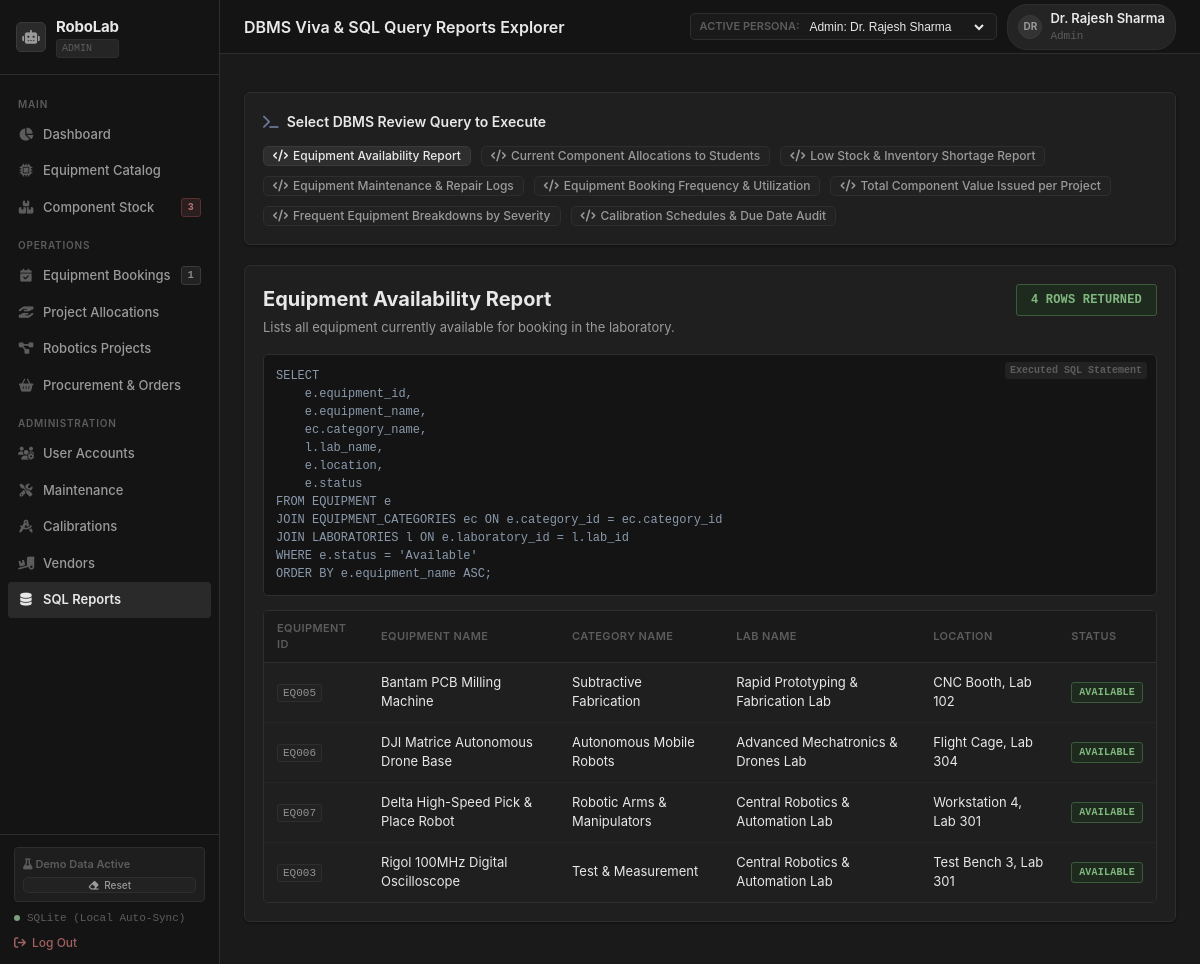
Page /reports on the committed database.
### tables this page shows
CREATE TABLE ROLES (
    role_id INTEGER PRIMARY KEY AUTOINCREMENT,
    role_name TEXT NOT NULL UNIQUE,
    description TEXT,
    created_at DATETIME DEFAULT CURRENT_TIMESTAMP
);

CREATE TABLE USERS (
    user_id INTEGER PRIMARY KEY AUTOINCREMENT,
    role_id INTEGER NOT NULL,
    full_name TEXT NOT NULL,
    email TEXT NOT NULL UNIQUE,
    password_hash TEXT DEFAULT 'pbkdf2:sha256:default_hash',
    roll_number TEXT UNIQUE,
    phone TEXT,
    department TEXT DEFAULT 'Robotics & Automation',
    created_at DATETIME DEFAULT CURRENT_TIMESTAMP,
    FOREIGN KEY (role_id) REFERENCES ROLES(role_id)
);

CREATE TABLE EQUIPMENT (
    equipment_id TEXT PRIMARY KEY,
    equipment_name TEXT NOT NULL,
    category_id INTEGER NOT NULL,
    laboratory_id INTEGER NOT NULL,
    serial_number TEXT UNIQUE,
    purchase_date TEXT NOT NULL,
    warranty_end TEXT,
    status TEXT CHECK(status IN ('Available', 'In Use', 'Maintenance', 'Decommissioned')) DEFAULT 'Available',
    location TEXT NOT NULL,
    description TEXT,
    created_at DATETIME DEFAULT CURRENT_TIMESTAMP,
    FOREIGN KEY (category_id) REFERENCES EQUIPMENT_CATEGORIES(category_id),
    FOREIGN KEY (laboratory_id) REFERENCES LABORATORIES(lab_id)
);

CREATE TABLE EQUIPMENT_CATEGORIES (
    category_id INTEGER PRIMARY KEY AUTOINCREMENT,
    category_name TEXT NOT NULL UNIQUE,
    description TEXT
);

CREATE TABLE LABORATORIES (
    lab_id INTEGER PRIMARY KEY AUTOINCREMENT,
    lab_name TEXT NOT NULL UNIQUE,
    location_code TEXT NOT NULL,
    incharge_id INTEGER,
    contact_number TEXT,
    FOREIGN KEY (incharge_id) REFERENCES USERS(user_id)
);

### app.py (the view)
@app.route('/reports')
@login_required
def reports_view():
    selected_key = request.args.get('report', 'available_equipment')
    if selected_key not in REPORT_QUERIES:
        selected_key = 'available_equipment'
    report_info = REPORT_QUERIES[selected_key]
    results = query_db(report_info['sql'])
    columns = list(results[0].keys()) if results else []
    return render_template('reports.html',
                           reports_catalog=REPORT_QUERIES,
                           selected_key=selected_key,
                           report_info=report_info,
                           columns=columns,
                           results=results)

### templates/reports.html (shortened to what this page needs)
{% extends "layout.html" %}
{% block page_title %}DBMS Viva &amp; SQL Query Reports Explorer{% endblock %}
{% block content %}
<div class="card-section">
    <div class="section-header">
        <div class="section-title">
            <i class="fa-solid fa-terminal" style="color: var(--accent-cyan);"></i>
            <span>Select DBMS Review Query to Execute</span>
        </div>
    </div>
    <div style="display: flex; gap: 10px; flex-wrap: wrap;">
        {% for key, r in reports_catalog.items() %}
        <a href="{{ url_for('reports_view', report=key) }}" class="btn {% if selected_key == key %}btn-primary{% else %}btn-secondary{% endif %} btn-sm">
            <i class="fa-solid fa-code"></i>
            <span>{{ r.title }}</span>
        </a>
        {% endfor %}
    </div>
</div>
<div class="card-section">
    <div style="display: flex; justify-content: space-between; align-items: flex-start; margin-bottom: 16px;">
        <div>
            <h2 style="font-family: var(--font-heading); font-size: 20px; font-weight: 700; color: var(--text-primary); margin-bottom: 4px;">
                {{ report_info.title }}
            </h2>
            <p style="color: var(--text-secondary); font-size: 13px;">
                {{ report_info.desc }}
            </p>
        </div>
        <span class="badge badge-available" style="padding: 6px 14px; font-size: 12px;">
            {{ results|length }} Rows Returned
        </span>
    </div>
    <div class="sql-box">
        <span class="sql-badge">Executed SQL Statement</span>
        <pre><code>{{ report_info.sql.strip() }}</code></pre>
    </div>
    <div class="table-container">
        <table class="table-modern">
            <thead>
                <tr>
                    {% for col in columns %}
                    <th>{{ col.replace('_', ' ').title() }}</th>
                    {% endfor %}
                </tr>
            </thead>
            <tbody>
                {% for row in results %}
                <tr>
                    {% for col in columns %}
                    <td>
                        {% if 'status' in col.lower() %}
                            <span class="badge badge-{{ (row[col]|string).lower().replace(' ', '-').replace('_', '-') }}">{{ row[col] }}</span>
                        {% elif 'id' in col.lower() %}
                            <span class="code-pill">{{ row[col] }}</span>
                        {% elif 'cost' in col.lower() or 'value' in col.lower() %}
                            <span style="font-family: var(--font-mono); font-weight: 600;">₹{{ "%.2f"|format(row[col]|float) if row[col] is not none else '0.00' }}</span>
                        {% else %}
                            {{ row[col] if row[col] is not none else '&mdash;' }}
                        {% endif %}
                    </td>
                    {% endfor %}
                </tr>
                {% else %}
                <tr>
                    <td colspan="{{ columns|length or 1 }}" style="text-align: center; color: var(--text-muted); padding: 30px;">
                        No records returned for this query.
                    </td>
                </tr>
                {% endfor %}
            </tbody>
        </table>
    </div>
</div>
{% endblock %}

### templates/layout.html (shortened to what this page needs)
<!DOCTYPE html>
<html lang="en">
<head>
    <link rel="stylesheet" href="{{ url_for('static', filename='css/fontawesome.min.css') }}">
    <link rel="stylesheet" href="{{ url_for('static', filename='css/style.css') }}">
</head>
<body>
    <div class="app-container">
        <aside class="sidebar">
            <div class="brand-section">
                <div class="brand-icon">
                    <i class="fa-solid fa-robot"></i>
                </div>
                <div>
                    <div class="brand-title">RoboLab</div>
                    <div class="brand-badge">{{ current_user.role_name if current_user else 'PORTAL' }}</div>
                </div>
            </div>
            <ul class="nav-menu">
                <li class="nav-section-title">Main</li>
                <li class="nav-item">
                    <a href="{{ url_for('dashboard') }}" class="nav-link {% if request.endpoint == 'dashboard' %}active{% endif %}">
                        <i class="fa-solid fa-chart-pie"></i>
                        <span>{% if current_user and current_user.role_name == 'Student' %}My Student Portal{% elif current_user and current_user.role_name == 'Faculty' %}My Faculty Portal{% else %}Dashboard{% endif %}</span>
                    </a>
                </li>
                <li class="nav-item">
                    <a href="{{ url_for('equipment_list') }}" class="nav-link {% if request.endpoint in ['equipment_list', 'equipment_detail'] %}active{% endif %}">
                        <i class="fa-solid fa-microchip"></i>
                        <span>Equipment Catalog</span>
                    </a>
                </li>
                <li class="nav-item">
                    <a href="{{ url_for('components_list') }}" class="nav-link {% if request.endpoint == 'components_list' %}active{% endif %}">
                        <i class="fa-solid fa-boxes-stacked"></i>
                        <span>Component Stock</span>
                        {% if low_stock_alerts_count > 0 and (not current_user or current_user.role_name in ['Admin', 'Lab Technician']) %}
                            <span class="badge badge-overdue" style="margin-left: auto; padding: 1px 6px; font-size: 10px;">{{ low_stock_alerts_count }}</span>
                        {% endif %}
                    </a>
                </li>
                <li class="nav-section-title">Operations</li>
                <li class="nav-item">
                    <a href="{{ url_for('bookings_list') }}" class="nav-link {% if request.endpoint == 'bookings_list' %}active{% endif %}">
                        <i class="fa-solid fa-calendar-check"></i>
                        <span>{% if current_user and current_user.role_name in ['Student', 'Faculty'] %}My Slot Bookings{% else %}Equipment Bookings{% endif %}</span>
                        {% if pending_bookings_count > 0 and (not current_user or current_user.role_name in ['Admin', 'Lab Technician']) %}
                            <span class="badge badge-pending" style="margin-left: auto; padding: 1px 6px; font-size: 10px;">{{ pending_bookings_count }}</span>
                        {% endif %}
                    </a>
                </li>
                <li class="nav-item">
                    <a href="{{ url_for('allocations_list') }}" class="nav-link {% if request.endpoint == 'allocations_list' %}active{% endif %}">
                        <i class="fa-solid fa-hand-holding-hand"></i>
                        <span>{% if current_user and current_user.role_name in ['Student', 'Faculty'] %}My Issued Components{% else %}Project Allocations{% endif %}</span>
                    </a>
                </li>
                <li class="nav-item">
                    <a href="{{ url_for('projects_list') }}" class="nav-link {% if request.endpoint == 'projects_list' %}active{% endif %}">
                        <i class="fa-solid fa-diagram-project"></i>
                        <span>Robotics Projects</span>
                    </a>
                </li>
                {% if not current_user or current_user.role_name in ['Admin', 'Lab Technician'] %}
                <li class="nav-item">
                    <a href="{{ url_for('procurement_list') }}" class="nav-link {% if request.endpoint == 'procurement_list' %}active{% endif %}">
                        <i class="fa-solid fa-basket-shopping"></i>
                        <span>Procurement &amp; Orders</span>
                    </a>
                </li>
                {% endif %}
                {% if not current_user or current_user.role_name != 'Student' %}
                <li class="nav-section-title">Administration</li>
                {% endif %}
                {% if not current_user or current_user.role_name == 'Admin' %}
                <li class="nav-item">
                    <a href="{{ url_for('users_list') }}" class="nav-link {% if request.endpoint == 'users_list' %}active{% endif %}">
                        <i class="fa-solid fa-users-gear"></i>
                        <span>User Accounts</span>
                    </a>
                </li>
                {% endif %}
                {% if not current_user or current_user.role_name in ['Admin', 'Lab Technician'] %}
                <li class="nav-item">
                    <a href="{{ url_for('maintenance_list') }}" class="nav-link {% if request.endpoint == 'maintenance_list' %}active{% endif %}">
                        <i class="fa-solid fa-screwdriver-wrench"></i>
                        <span>Maintenance</span>
                    </a>
                </li>
                <li class="nav-item">
                    <a href="{{ url_for('calibrations_list') }}" class="nav-link {% if request.endpoint == 'calibrations_list' %}active{% endif %}">
                        <i class="fa-solid fa-compass-drafting"></i>
                        <span>Calibrations</span>
                    </a>
                </li>
                <li class="nav-item">
                    <a href="{{ url_for('vendors_list') }}" class="nav-link {% if request.endpoint == 'vendors_list' %}active{% endif %}">
                        <i class="fa-solid fa-truck-ramp-box"></i>
                        <span>Vendors</span>
                    </a>
                </li>
                {% endif %}
                {% if not current_user or current_user.role_name in ['Admin', 'Faculty'] %}
                <li class="nav-item">
                    <a href="{{ url_for('reports_view') }}" class="nav-link {% if request.endpoint == 'reports_view' %}active{% endif %}">
                        <i class="fa-solid fa-database"></i>
                        <span>SQL Reports</span>
                    </a>
                </li>
                {% endif %}
            </ul>
            <div class="sidebar-footer">
                <div style="background: #1e1e1e; padding: 8px; border-radius: var(--radius-sm); border: 1px solid var(--border-subtle); margin-bottom: 8px; font-size: 11px;">
                    <div style="margin-bottom: 4px;">
                        <span style="font-weight: 600; color: var(--text-muted);">
                            <i class="fa-solid {% if is_demo_mode %}fa-flask{% else %}fa-broom{% endif %}"></i>
                            {{ 'Demo Data Active' if is_demo_mode else 'Clean Slate Mode' }}
                        </span>
                    </div>
                    <div style="display: flex; gap: 4px;">
                        {% if is_demo_mode %}
                        <a href="{{ url_for('db_reset_clean') }}" class="btn btn-secondary btn-sm" style="padding: 2px 6px; font-size: 10px; width: 100%; justify-content: center;" onclick="return confirm('Clear sample data and switch to clean empty mode?')">
                            <i class="fa-solid fa-eraser"></i> Reset
                        </a>
                        {% else %}
                        <a href="{{ url_for('db_load_demo') }}" class="btn btn-secondary btn-sm" style="padding: 2px 6px; font-size: 10px; width: 100%; justify-content: center;">
                            <i class="fa-solid fa-wand-magic-sparkles"></i> Load Demo
                        </a>
                        {% endif %}
                    </div>
                </div>
                <div class="engine-tag" style="margin-bottom: 8px;">
                    <div class="status-dot"></div>
                    <span>{{ database_engine }}</span>
                </div>
                <a href="{{ url_for('logout') }}" style="display: flex; align-items: center; gap: 6px; color: var(--accent-rose); text-decoration: none; font-size: 12px; font-weight: 500;">
                    <i class="fa-solid fa-arrow-right-from-bracket"></i>
                    <span>Log Out</span>
                </a>
            </div>
        </aside>
        <div class="main-wrapper">
            <header class="topbar">
                <div class="page-title-group">
                    <h1>{% block page_title %}Robotics Laboratory Management System{% endblock %}</h1>
                </div>
                <div class="topbar-actions">
                    {% if demo_users %}
                    <div class="persona-switcher">
                        <span>Active Persona:</span>
                        <select onchange="window.location.href='/switch-role/' + this.value">
                            {% for u in demo_users %}
                            <option value="{{ u.user_id }}" {% if current_user and current_user.user_id == u.user_id %}selected{% endif %}>
                                {{ u.role_name }}: {{ u.full_name }}
                            </option>
                            {% endfor %}
                        </select>
                    </div>
                    {% endif %}
                    <a href="{{ url_for('profile') }}" style="text-decoration: none; color: inherit;">
                        <div class="user-profile" title="View / Edit Profile">
                            <div class="user-avatar">
                                {{ current_user.full_name[:2].upper() if current_user else 'US' }}
                            </div>
                            <div>
                                <div style="font-weight: 600; font-size: 13px;">{{ current_user.full_name if current_user else 'Guest' }}</div>
                                <div style="font-size: 11px; color: var(--text-muted); font-family: var(--font-mono);">
                                    {{ current_user.role_name if current_user else 'Visitor' }}
                                </div>
                            </div>
                        </div>
                    </a>
                </div>
            </header>
            <main class="content-body">
                {% block content %}{% endblock %}
            </main>
        </div>
    </div>
</body>
</html>

### rows in the picture
ROLES: role_name "ADMIN", role_name "Admin"
USERS: full_name "DR", full_name "Dr. Rajesh Sharma"
EQUIPMENT: equipment_id "EQ005", equipment_name "Bantam PCB Milling Machine" "Subtractive Fabrication" "Rapid Prototyping & Fabrication Lab" "CNC Booth, Lab 102", status "AVAILABLE"
EQUIPMENT: equipment_id "EQ006", equipment_name "DJI Matrice Autonomous Drone Base" "Autonomous Mobile Robots" "Advanced Mechatronics & Drones Lab" "Flight Cage, Lab 304", status "AVAILABLE"
EQUIPMENT: equipment_id "EQ007", equipment_name "Delta High-Speed Pick & Place Robot" "Robotic Arms & Manipulators" "Central Robotics & Automation Lab" "Workstation 4, Lab 301", status "AVAILABLE"
EQUIPMENT: equipment_id "EQ003", equipment_name "Rigol 100MHz Digital Oscilloscope" "Test & Measurement" "Central Robotics & Automation Lab" "Test Bench 3, Lab 301", status "AVAILABLE"

### other values in the picture
{{ low_stock_alerts_count }} "3"
{{ pending_bookings_count }} "1"
{{ 'Demo Data Active' if is_demo_mode else 'Clean Slate Mode' }} "Demo Data Active"
{{ database_engine }} "SQLite (Local Auto-Sync)"
{{ r.title }} "Equipment Availability Report" "Current Component Allocations to Students" "Low Stock & Inventory Shortage Report" "Equipment Maintenance & Repair Logs" "Equipment Booking Frequency & Utilization" "Total Component Value Issued per Project" "Frequent Equipment Breakdowns by Severity" "Calibration Schedules & Due Date Audit"
{{ report_info.title }} "Equipment Availability Report"
{{ report_info.desc }} "Lists all equipment currently available for booking in the laboratory."
{{ results|length }} "4"
{{ col.replace('_', ' ').title() }} "EQUIPMENT ID" "EQUIPMENT NAME" "CATEGORY NAME" "LAB NAME" "LOCATION" "STATUS"
form field value "Admin: Dr. Rajesh Sharma"
